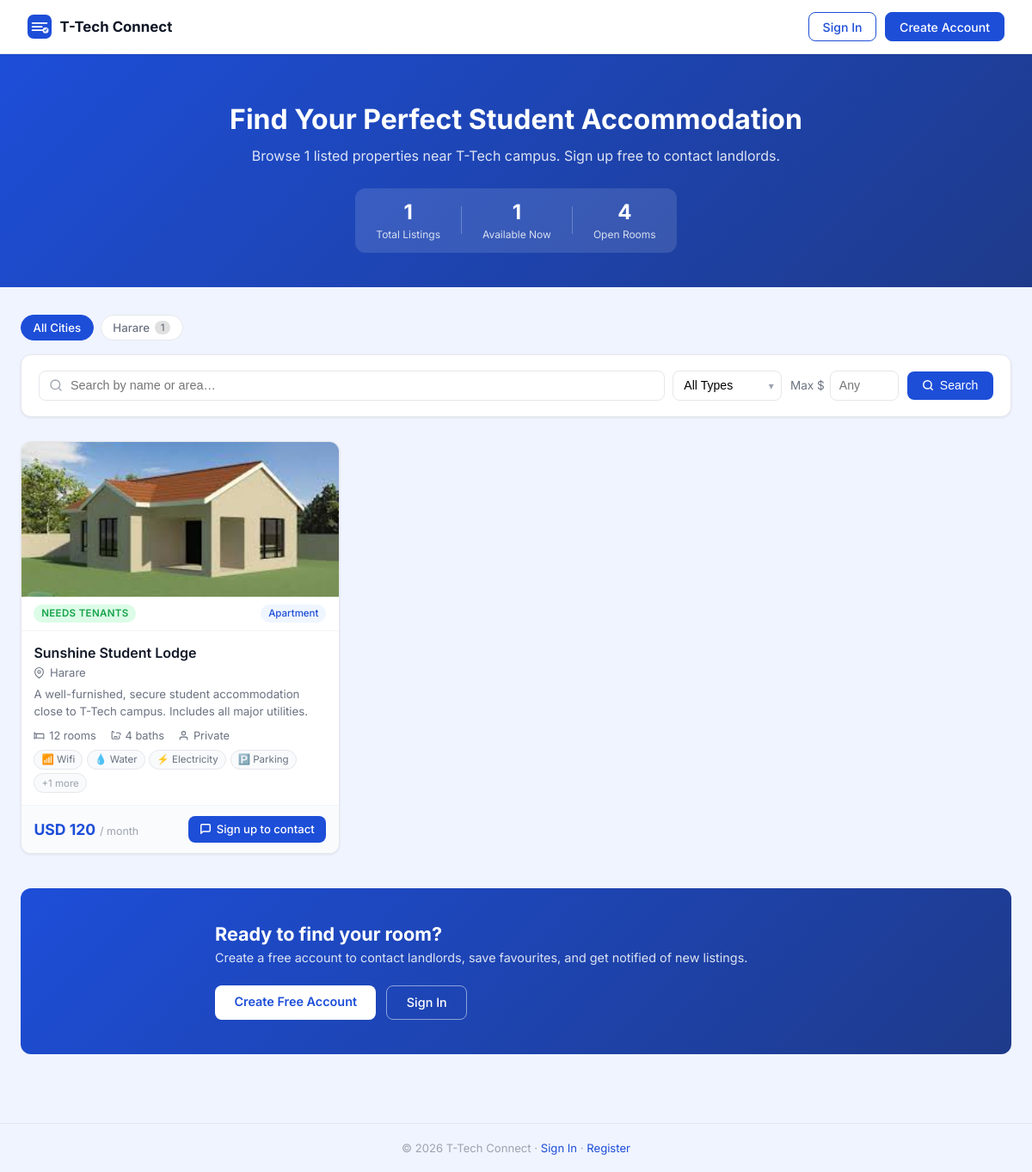
Screenshot of /browse with the database file from the repository.
### tables this page shows
CREATE TABLE properties (
                id INTEGER PRIMARY KEY AUTOINCREMENT,
                landlord_id INTEGER NOT NULL,
                title TEXT NOT NULL,
                property_type TEXT DEFAULT 'apartment',
                description TEXT,
                status TEXT DEFAULT 'available',
                is_shared INTEGER DEFAULT 0,
                total_rooms INTEGER DEFAULT 1,
                available_rooms INTEGER DEFAULT 1,
                bathrooms INTEGER DEFAULT 1,
                price_per_month REAL NOT NULL,
                currency TEXT DEFAULT 'USD',
                address TEXT,
                city TEXT,
                country TEXT DEFAULT 'Zimbabwe',
                latitude REAL,
                longitude REAL,
                services TEXT DEFAULT '[]',
                contact_phone TEXT,
                contact_email TEXT,
                is_active INTEGER DEFAULT 1,
                created_at TIMESTAMP DEFAULT CURRENT_TIMESTAMP,
                updated_at TIMESTAMP DEFAULT CURRENT_TIMESTAMP, nearby_landmark TEXT DEFAULT '', student_friendly INTEGER DEFAULT 0,
                FOREIGN KEY (landlord_id) REFERENCES users(id)
            );

CREATE TABLE property_images (
                id INTEGER PRIMARY KEY AUTOINCREMENT,
                property_id INTEGER NOT NULL,
                filename TEXT NOT NULL,
                is_primary INTEGER DEFAULT 0,
                uploaded_at TIMESTAMP DEFAULT CURRENT_TIMESTAMP,
                FOREIGN KEY (property_id) REFERENCES properties(id)
            );

### Backend/app.py (the view)
@app.route('/browse')
def browse():
    q         = request.args.get('q', '').strip()
    prop_type = request.args.get('type', '').strip()
    max_price = request.args.get('max_price', '').strip()
    city      = request.args.get('city', '').strip()
    filters = ["p.is_active=1"]
    params  = []
    if q:
        like = f'%{q}%'
        filters.append("(p.title LIKE ? OR p.nearby_landmark LIKE ? OR p.city LIKE ? OR p.description LIKE ?)")
        params += [like, like, like, like]
    if prop_type:
        filters.append("p.property_type=?")
        params.append(prop_type)
    if max_price:
        try:
            filters.append("p.price_per_month<=?")
            params.append(float(max_price))
        except ValueError:
            pass
    if city:
        filters.append("p.city=?")
        params.append(city)
    where = ' AND '.join(filters)
    with get_db() as conn:
        stats = conn.execute("""
            SELECT COUNT(*) as total,
                   SUM(CASE WHEN status='available' THEN 1 ELSE 0 END) as available,
                   SUM(CASE WHEN available_rooms > 0 THEN available_rooms ELSE 0 END) as rooms_available
            FROM properties WHERE is_active=1
        """).fetchone()
        props = conn.execute(f"""
            SELECT p.*, u.full_name as landlord_name
            FROM properties p JOIN users u ON p.landlord_id=u.id
            WHERE {where}
            ORDER BY p.created_at DESC
        """, params).fetchall()
    prop_list = []
    for p in props:
        d = {**dict(p), 'services': json.loads(p['services'] or '[]')}
        with get_db() as conn:
            cover = conn.execute(
                "SELECT filename FROM property_images WHERE property_id=? AND is_primary=1 LIMIT 1",
                (p['id'],)
            ).fetchone()
        d['cover_image'] = cover['filename'] if cover else None
        prop_list.append(d)
    return render_template('browse.html',
                           properties=prop_list,
                           stats=stats,
                           cities=_get_cities(),
                           q=q, prop_type=prop_type, max_price=max_price, city=city)

### Backend/app.py (called while the page is built)
def get_db():
    os.makedirs(os.path.dirname(DB_PATH), exist_ok=True)
    conn = sqlite3.connect(DB_PATH)
    conn.row_factory = sqlite3.Row
    return conn

def _get_cities():
    with get_db() as conn:
        rows = conn.execute("""
            SELECT city, COUNT(*) as cnt
            FROM properties
            WHERE is_active=1 AND city IS NOT NULL AND city != ''
            GROUP BY city ORDER BY cnt DESC
        """).fetchall()
    return [dict(r) for r in rows]

### Frontend/templates/browse.html (shortened to what this page needs)
<!DOCTYPE html>
<html lang="en">
<head>
  <link rel="stylesheet" href="{{ url_for('static', filename='css/browse.css') }}" />
</head>
<body>
<nav class="browse-nav">
  <a href="/browse" class="browse-logo">
    T-Tech Connect
  </a>
  <div class="browse-nav-actions">
    <a href="/login" class="nav-btn nav-btn-outline">Sign In</a>
    <a href="/login#register" class="nav-btn nav-btn-solid">Create Account</a>
  </div>
</nav>
<div class="browse-hero">
  <div class="browse-hero-inner">
    <h1 class="browse-hero-title">Find Your Perfect Student Accommodation</h1>
    <p class="browse-hero-sub">Browse {{ stats.total or 0 }} listed properties near T-Tech campus. Sign up free to contact landlords.</p>
    <div class="hero-stats">
      <div class="hero-stat">
        <span class="hero-stat-val">{{ stats.total or 0 }}</span>
        <span class="hero-stat-lbl">Total Listings</span>
      </div>
      <div class="hero-stat">
        <span class="hero-stat-val">{{ stats.available or 0 }}</span>
        <span class="hero-stat-lbl">Available Now</span>
      </div>
      <div class="hero-stat">
        <span class="hero-stat-val">{{ stats.rooms_available or 0 }}</span>
        <span class="hero-stat-lbl">Open Rooms</span>
      </div>
    </div>
  </div>
</div>
<div class="browse-body">
  {% if cities %}
  <div class="city-chips-row">
    <a href="/browse{% if q or prop_type or max_price %}?q={{ q }}&type={{ prop_type }}&max_price={{ max_price }}{% endif %}"
       class="city-chip {% if not city %}city-chip--active{% endif %}">All Cities</a>
    {% for c in cities %}
    <a href="/browse?city={{ c.city|urlencode }}{% if q %}&q={{ q }}{% endif %}{% if prop_type %}&type={{ prop_type }}{% endif %}{% if max_price %}&max_price={{ max_price }}{% endif %}"
       class="city-chip {% if city == c.city %}city-chip--active{% endif %}">
      {{ c.city }}
      <span class="city-chip-count">{{ c.cnt }}</span>
    </a>
    {% endfor %}
  </div>
  {% endif %}
  <div class="browse-search-card">
    <form method="GET" action="/browse" class="browse-search-form" id="search-form">
      <div class="bsearch-wrap">
        <input type="text" name="q" value="{{ q }}" class="bsearch-input" placeholder="Search by name or area…" autocomplete="off" />
      </div>
      <div class="bselect-wrap">
        <select name="type" class="bselect" onchange="this.form.submit()">
          <option value="">All Types</option>
        </select>
        <span class="bselect-arrow">▾</span>
      </div>
      <div class="bprice-wrap">
        <span class="bprice-label">Max $</span>
        <input type="number" name="max_price" value="{{ max_price }}" class="bprice-input" placeholder="Any" min="0" step="10" />
      </div>
      <button type="submit" class="bbtn-search">
        <svg width="14" height="14" viewBox="0 0 24 24" fill="none" stroke="currentColor" stroke-width="2.5" stroke-linecap="round"><circle cx="11" cy="11" r="8"/><line x1="21" y1="21" x2="16.65" y2="16.65"/></svg>
        Search
      </button>
    </form>
  </div>
  {% if properties %}
  <div class="browse-grid">
    {% for p in properties %}
    <div class="bprop-card">
      {% if p.cover_image %}
      <div class="bprop-cover">
        <img src="{{ url_for('static', filename='uploads/properties/' + p.cover_image) }}"
             alt="{{ p.title }}" class="bprop-cover-img" />
      </div>
      {% else %}
      <div class="bprop-cover bprop-cover--empty">
        <svg width="36" height="36" viewBox="0 0 24 24" fill="none" stroke="#cbd5e1" stroke-width="1.2"><rect x="3" y="3" width="18" height="18" rx="2"/><circle cx="8.5" cy="8.5" r="1.5"/><polyline points="21 15 16 10 5 21"/></svg>
      </div>
      {% endif %}
      <div class="bprop-status-bar">
        <span class="bstatus-badge bstatus-{{ p.status }}">
          {% if p.status == 'available' %}Needs Tenants
          {% elif p.status == 'occupied' %}Occupied
          {% elif p.status == 'partial' %}Partially Occupied
          {% else %}Maintenance{% endif %}
        </span>
        <span class="btype-chip">{{ p.property_type|title }}</span>
      </div>
      <div class="bprop-body">
        <h3 class="bprop-title">{{ p.title }}</h3>
        <div class="bprop-location">
          <svg width="13" height="13" viewBox="0 0 24 24" fill="none" stroke="currentColor" stroke-width="2"><path d="M21 10c0 7-9 13-9 13s-9-6-9-13a9 9 0 0 1 18 0z"/><circle cx="12" cy="10" r="3"/></svg>
          {{ p.nearby_landmark or p.city or 'Location not specified' }}
        </div>
        {% if p.description %}
        <p class="bprop-desc">{{ p.description[:110] }}{% if p.description|length > 110 %}…{% endif %}</p>
        {% endif %}
        <div class="bprop-meta-row">
          <div class="bmeta-item">
            <svg width="13" height="13" viewBox="0 0 24 24" fill="none" stroke="currentColor" stroke-width="2"><path d="M2 4v16"/><path d="M2 8h18a2 2 0 0 1 2 2v10"/><path d="M2 17h20"/><path d="M6 8v9"/></svg>
            {{ p.total_rooms }} room{{ 's' if p.total_rooms != 1 }}
          </div>
          <div class="bmeta-item">
            <svg width="13" height="13" viewBox="0 0 24 24" fill="none" stroke="currentColor" stroke-width="2"><path d="M9 6 6.5 3.5a1.5 1.5 0 0 0-1-.5C4.683 3 4 3.683 4 4.5V17a2 2 0 0 0 2 2h12a2 2 0 0 0 2-2v-5"/><path d="M13 6h7a2 2 0 0 1 2 2v3"/><path d="M8 16s1.5-2 4-2 4 2 4 2"/></svg>
            {{ p.bathrooms }} bath{{ 's' if p.bathrooms != 1 }}
          </div>
          <div class="bmeta-item">
            {% if p.is_shared %}
            <svg width="13" height="13" viewBox="0 0 24 24" fill="none" stroke="currentColor" stroke-width="2"><path d="M17 21v-2a4 4 0 0 0-4-4H5a4 4 0 0 0-4 4v2"/><circle cx="9" cy="7" r="4"/><path d="M23 21v-2a4 4 0 0 0-3-3.87"/><path d="M16 3.13a4 4 0 0 1 0 7.75"/></svg>
            Shared
            {% else %}
            <svg width="13" height="13" viewBox="0 0 24 24" fill="none" stroke="currentColor" stroke-width="2"><path d="M20 21v-2a4 4 0 0 0-4-4H8a4 4 0 0 0-4 4v2"/><circle cx="12" cy="7" r="4"/></svg>
            Private
            {% endif %}
          </div>
        </div>
        {% if p.services %}
        <div class="bservices-row">
          {% set svc_icons = {'wifi':'📶','water':'💧','electricity':'⚡','parking':'🅿️',
                              'security':'🔒','laundry':'🫧','kitchen':'🍳','dstv':'📺'} %}
          {% for svc in p.services[:4] %}
          <span class="bsvc-chip">{{ svc_icons.get(svc,'✓') }} {{ svc|title }}</span>
          {% endfor %}
          {% if p.services|length > 4 %}
          <span class="bsvc-chip bsvc-more">+{{ p.services|length - 4 }} more</span>
          {% endif %}
        </div>
        {% endif %}
      </div>
      <div class="bprop-footer">
        <div class="bprop-price">
          <span class="bprice-val">{{ p.currency }} {{ "%.0f"|format(p.price_per_month) }}</span>
          <span class="bprice-lbl">/ month</span>
        </div>
        <a href="/login#register" class="bbtn-contact">
          <svg width="14" height="14" viewBox="0 0 24 24" fill="none" stroke="currentColor" stroke-width="2.5" stroke-linecap="round" stroke-linejoin="round"><path d="M21 15a2 2 0 0 1-2 2H7l-4 4V5a2 2 0 0 1 2-2h14a2 2 0 0 1 2 2z"/></svg>
          Sign up to contact
        </a>
      </div>
    </div>
    {% endfor %}
  </div>
  {% endif %}
  <div class="browse-cta">
    <div class="browse-cta-inner">
      <div class="browse-cta-text">
        <h2>Ready to find your room?</h2>
        <p>Create a free account to contact landlords, save favourites, and get notified of new listings.</p>
      </div>
      <div class="browse-cta-actions">
        <a href="/login#register" class="cta-btn-solid">Create Free Account</a>
        <a href="/login" class="cta-btn-outline">Sign In</a>
      </div>
    </div>
  </div>
</div>
<footer class="browse-footer">
  © 2026 T-Tech Connect · <a href="/login">Sign In</a> · <a href="/login#register">Register</a>
</footer>
</body>
</html>

### rows the page displays
properties: city "Harare", cnt "1", property_type "Apartment", title "Sunshine Student Lodge", city "Harare", description "A well-furnished, secure student accommodation close to T-Tech campus. Includes all major utilities.", currency "USD", price_per_month "120"
property_images: filename (picture)

### other values shown
{{ stats.total or 0 }} "1"
{{ stats.available or 0 }} "1"
{{ stats.rooms_available or 0 }} "4"
{{ p.total_rooms }} "12"
{{ 's' if p.total_rooms != 1 }} "s"
{{ p.bathrooms }} "4"
{{ 's' if p.bathrooms != 1 }} "s"
{{ svc_icons.get(svc,'✓') }} "📶" "💧" "⚡" "🅿️"
{{ svc|title }} "Wifi" "Water" "Electricity" "Parking"
{{ p.services|length - 4 }} "1"
